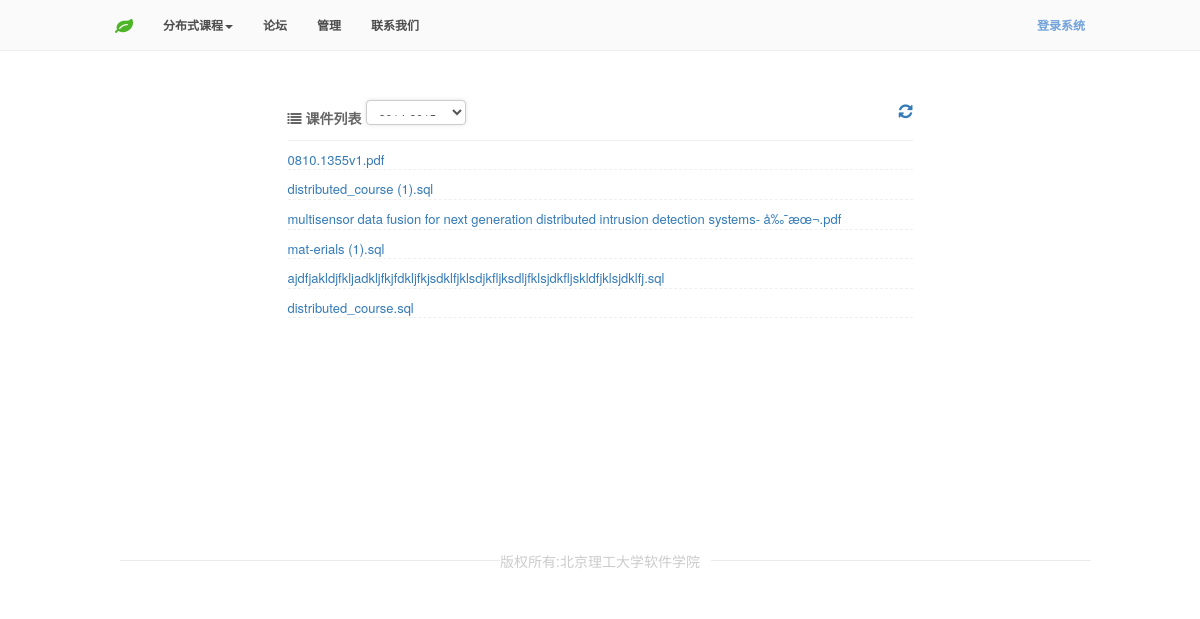
Screenshot of /HQDC/courseware.php with the database file from the repository.
### tables this page shows
CREATE TABLE IF NOT EXISTS `materials` (
  `id` int(10) NOT NULL AUTO_INCREMENT COMMENT 'èµ„æ–™çš„å”¯ä¸€æ ‡è¯†',
  `title` text NOT NULL COMMENT 'èµ„æ–™çš„å��ç§°',
  `linkPDF` text NOT NULL COMMENT 'PDFå”¯ä¸€æ ‡è¯†çš„å¤–é”®',
  `materialsType` char(1) NOT NULL COMMENT 'Cè¡¨ç¤ºè¯¾ä»¶ï¼ŒRè¡¨ç¤ºå�‚è€ƒæ–‡çŒ®',
  `teacher_id` int(11) NOT NULL,
  PRIMARY KEY (`id`)
);

### HQDC/class/DB.php (called while the page is built, shortened)
<?php
class DB{
	private static $_instance = null;
	private $_results,
	        $_pdo,
		    $_query,
		    $_error = false,
		    $_count = 0;
	private function __construct(){
		try{
		   $this->_pdo = new  PDO('mysql:host=' . Config::get('mysql/host') . ';dbname=' . Config::get('mysql/db') ,Config::get('mysql/username'), Config::get('mysql/password'));
           $this->_pdo ->exec("SET names UTF8");
		}catch(PDOException $e){
			die($e->getMessage());
		}
	}
	public static function getInstance(){
		if(isset(self::$_instance)===false){
			self::$_instance = new DB();
		}
		return self::$_instance;
	}
	public function query($sql, $params = array()){
		$this -> _error = false;
		$this -> _count = 0;
		if($this-> _query = $this -> _pdo->prepare($sql)) {
			if($this -> _query -> execute()){
				$this-> _results = $this-> _query->fetchAll(PDO::FETCH_OBJ);
				$this -> _count = $this -> _query -> rowCount();
			}else{
				$this -> _error = true;
			}
		}
		return $this;
	}
	public function findByAnd($sql,$fields,$ops,$values)
	{
		$sql = $sql." where";
		for ($i=0; $i < count($fields); $i++) {
			$sql = $sql." ".$fields[$i]." ".$ops[$i]." '".$values[$i]."'";
		}
		if(!$this -> query ($sql )->error()){
			return $this;
		}
	}
	public function error(){
		return $this -> _error;
	}
	public function count(){
		return $this -> _count;
	}
	public function results(){
		return $this -> _results;
	}
}

### HQDC/class/Config.php (called while the page is built)
<?php
class Config{
	public static function get ($path = null){
		if($path){
			$config = $GLOBALS['config'];
			$path = explode('/', $path);
			foreach ($path as $bit) {
				if(isset($config[$bit])){
					$config = $config[$bit];
				}
			}
			return $config;
		}
		return false;
	}
}

### HQDC/class/User.php (called while the page is built, shortened)
<?php
        class User {
            public function __construct($user = null) {
                $this->_sessionName = Config::get('session/session_name');
            }
            public function wareFindByAnd($fields,$ops,$values)
            {
                $materials = new DBMaterials();
                return $materials->findByAnd($fields,$ops,$values);
            }
        }

### HQDC/class/Session.php (called while the page is built, shortened)
<?php
class Session{
	public static function exists($name){
		return (isset($_SESSION[$name])) ? true :false;
	}
}

### HQDC/class/DBMaterials.php (called while the page is built, shortened)
<?php
class DBMaterials extends DBTable
{
	function __construct()
	{
		$this->_tablename='materials';
	}
}
?>

### HQDC/class/DBTable.php (called while the page is built, shortened)
<?php
class DBTable{
	protected $_db,
	        $_data,
	        $_tablename;
	function __construct()
	{
	    $this->_db = DB::getInstance();
	}
	public function findByAnd($fields,$ops,$values)
	{
		$sql="select * from ".$this->_tablename;
		$data = $this->_db->findByAnd($sql, $fields,$ops,$values);
        if ($data && $data->count()) {
            return $data->results();
        }
        else return null;
	}
}
?>

### HQDC/courseware.php (the view, shortened to what this page needs)
<?php
include 'includes/header.php';
if($role=='teacher') $user = new Teacher();
else $user = new User();
$data = $user->wareFindByAnd(array('materialsType'),array('like'),array('C'));
?>
<link rel="stylesheet" type="text/css" href="css/courseware.css">
<div class="main center row">
	<div class="wrapper col-md-10 col-md-offset-1">
		<div class="center-box">
			<div class="head">
				<span><i class="fa fa-list"></i> 课件列表</span>
						<select class="form-control">
							<option>2014-2015</option>
						</select>
				<a href="#" class="pull-right"><i class="fa fa-refresh"></i> </a>
			</div>
				<div class="ul-box">
					<div>
						<ul>
						<?php
							if($data)foreach ($data as $d) {
								?>
							<li><a href="<?php echo $d->linkPDF; ?>"><?php echo $d->title; ?></a></li>
					    <?php
					    	}
					    	?>
					    </ul>
					</div>
				</div>
			</div>
	</div>
</div>
<?php
include "includes/footer.php";
?>

### HQDC/css/custom.css (style rules this page uses)
* { font-family: "微软雅黑"; font-family: "Helvetica Neue", Helvetica, Arial, sans-serif; font-weight: normal; margin:0; padding:0; }
html,body { margin: 0 !important; padding: 0 !important; position: relative; overflow-x: hidden; color:#777; }
.main { margin-top: 100px; min-height: 400px; }
html, body, div, span, object, iframe, p, blockquote, pre, a, abbr, acronym, address, big, cite, code, del, dfn, em, img, ins, kbd, q, s, samp, small, strike, strong, sub, sup, tt, var, b, u, i, center, dl, dt, dd, ol, ul, li, fieldset, form, label, legend, table, caption, tbody, tfoot, thead, tr, th, td, article, aside, canvas, details, embed, figure, figcaption, footer, header, hgroup, menu, nav, output, ruby, section, summary, time, mark, audio, video, h1, h2, h3, h4, h5, h6 { margin: 0; padding: 0; border: 0; outline: 0; font-size: 100%; vertical-align: baseline; background: transparent; }
.form-control { -webkit-box-shadow: -webkit-box-shadow: 0 0 4px rgba(221, 216, 216, 0.74), 0 0 0px 1002px #FCFCFC inset !important; -moz-box-shadow: -moz-box-shadow: 0 0 4px rgba(221, 216, 216, 0.74), 0 0 0px 1002px #FCFCFC inset !important; box-shadow: box-shadow: 0 0 4px rgba(221, 216, 216, 0.74), 0 0 0px 1002px #FCFCFC inset !important; }
.center, .align-center { text-align:center; }

### HQDC/css/courseware.css (style rules this page uses)
.wrapper { padding-left: 200px; padding-right: 200px; }
.center-box { text-align: left; }
.head { padding-bottom: 10px; border-bottom: 1px solid #efefef; }
.head span { font-weight: bold; color: #666; padding-bottom: 5px; font-size: 14px; }
.ul-box ul li { list-style: none; font-size: 13px; border-bottom: 1px dashed #efefef; margin-top: 10px; }
select.form-control { width: 100px; height: 25px; display: inline-block; font-size: 12px; padding: 8px; box-shadow: 0 0 4px rgba(221, 216, 216, 0.74); }

### rows the page displays
materials: title "0810.1355v1.pdf"
materials: title "distributed_course (1).sql"
materials: title "multisensor data fusion for next generation distributed intrusion detection systems- å‰¯æœ¬.pdf"
materials: title "mat-erials (1).sql"
materials: title "ajdfjakldjfkljadkljfkjfdkljfkjsdklfjklsdjkfljksdljfklsjdkfljskldfjklsjdklfj.sql"
materials: title "distributed_course.sql"
